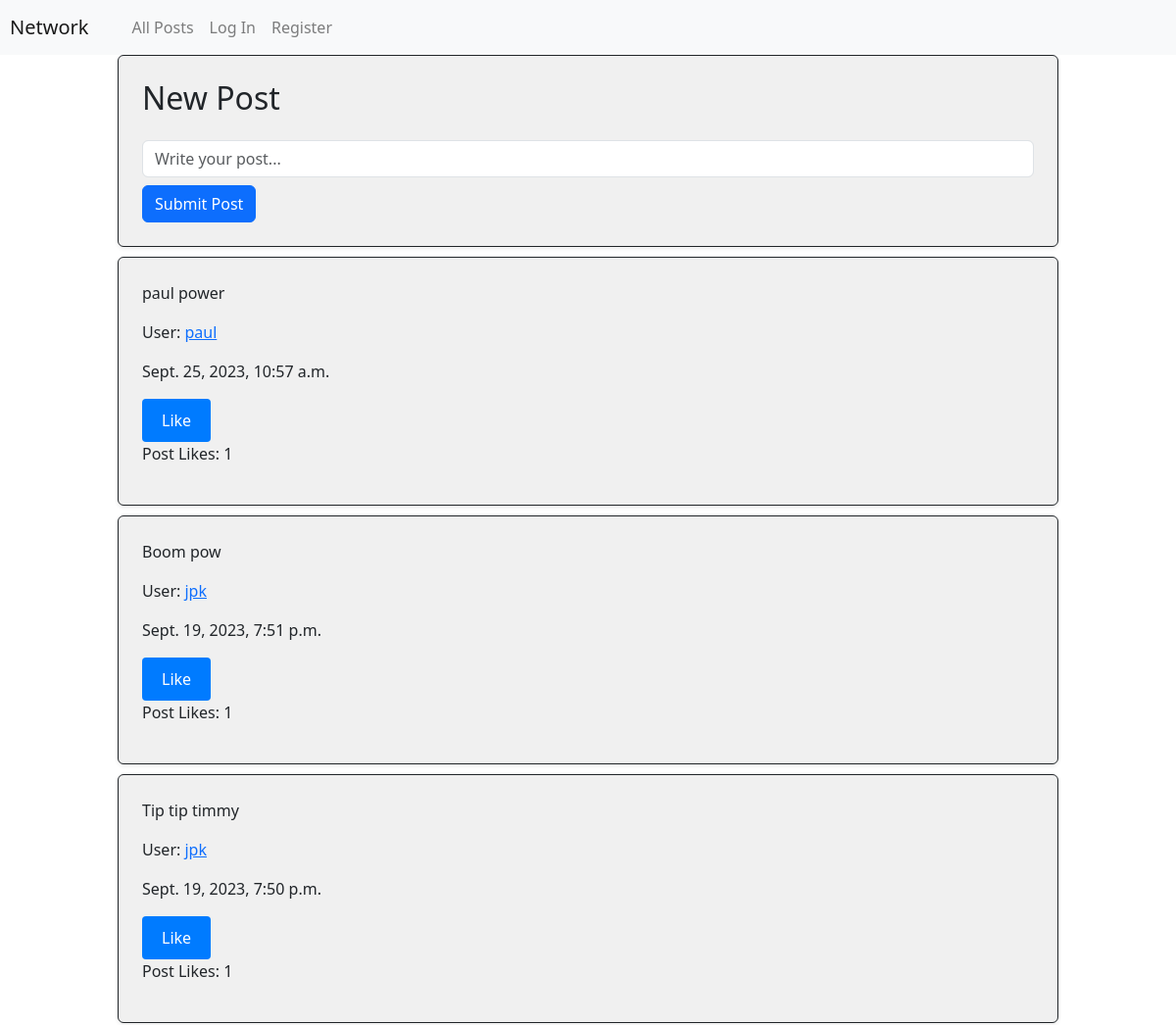
Before: / (upper part) with the older database file.
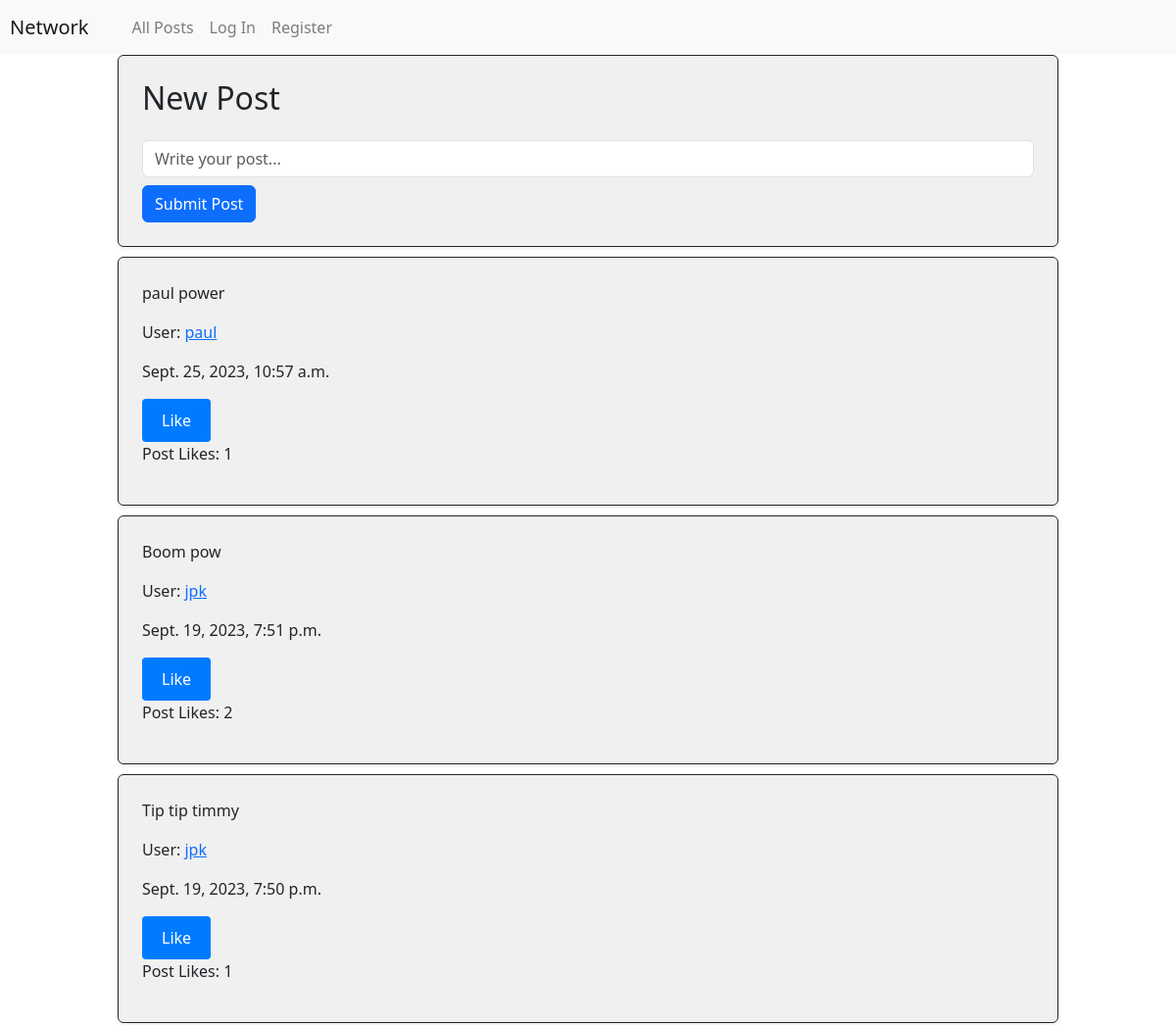
After: the same page with the newer database file.
### network/models.py (models this page shows, shortened)
class Post(models.Model):
    user = models.ForeignKey(User, on_delete=models.CASCADE)
    text = models.TextField(verbose_name="Post Text")
    timeStamp = models.DateTimeField(auto_now_add=True)
    likeCount = models.IntegerField(blank=True, null=True)

class User(AbstractUser):
    pass

### network/views.py (the view)
# urls.py: path("", views.index, name="index"),
def index(request):
    allPost = Post.objects.all().order_by('-timeStamp')
    paginator = Paginator(allPost, 10)
    page_number = request.GET.get('page')
    page_obj = paginator.get_page(page_number)
    has_previous_page = page_obj.has_previous
    userLikes = PostLike.objects.filter(user=request.user.id, currentLike=True)
    userLikesPostId = []
    for likes in userLikes:
            likeId = likes.post
            userLikesPostId.append(likeId)
    return render(request, "network/index.html", {
        "allPost": allPost,
        "page_obj": page_obj,
        "has_previous_page": has_previous_page,
        "userLikes": userLikesPostId
    })

### network/templates/network/index.html (shortened to what this page needs)
{% extends "network/layout.html" %}
{% load static %}
{% block body %}
    <div id="newPost" class="border border-dark p-4 rounded shadow-sm" style="width: 80%; margin: 0 auto; background-color: #f0f0f0;">
        <form method="post" action="{% url 'post' %}">
            <h2 class="mb-4">New Post</h2>
            <div class="d-flex flex-column align-items-center">
                <input id="newPostBox" class="form-control mb-2" type="text" name="newPostBox" placeholder="Write your post...">
                <button type="submit" id="newPostSubmit" style="align-self: flex-start;" class="btn btn-primary">Submit Post</button>
            </div>
        </form>
    </div>
    {% for post in page_obj %}
    <div id="postPage" class="border border-dark p-4 rounded shadow-sm" style="width: 80%; margin: 10px auto; background-color: #f0f0f0; padding: 10px;">
        <p>{{ post.text }}</p>
        <p>User: <a href="{% url 'user' post.user.id %}">{{ post.user.username }}</a></p>
        <p>{{ post.timeStamp }}</p>
        <button type="submit" id="postLike" class="post-like-button" data-post-id="{{ post.id }}" data-user-id="{{ post.user.id }}">
            {% if post in userLikes %}
                Unlike
            {% else %}
                Like
            {% endif %}
        </button>
        <p id="postLikeCount-{{ post.id }}">Post Likes: {% if post.likeCount == None %}
            0
        {% else %}
            {{ post.likeCount }}
        {% endif %}</p>
    </div>
    {% endfor %}
{% endblock %}

Changed rows visible on the page:
changed Post "Boom pow": likeCount "1" → "2"
